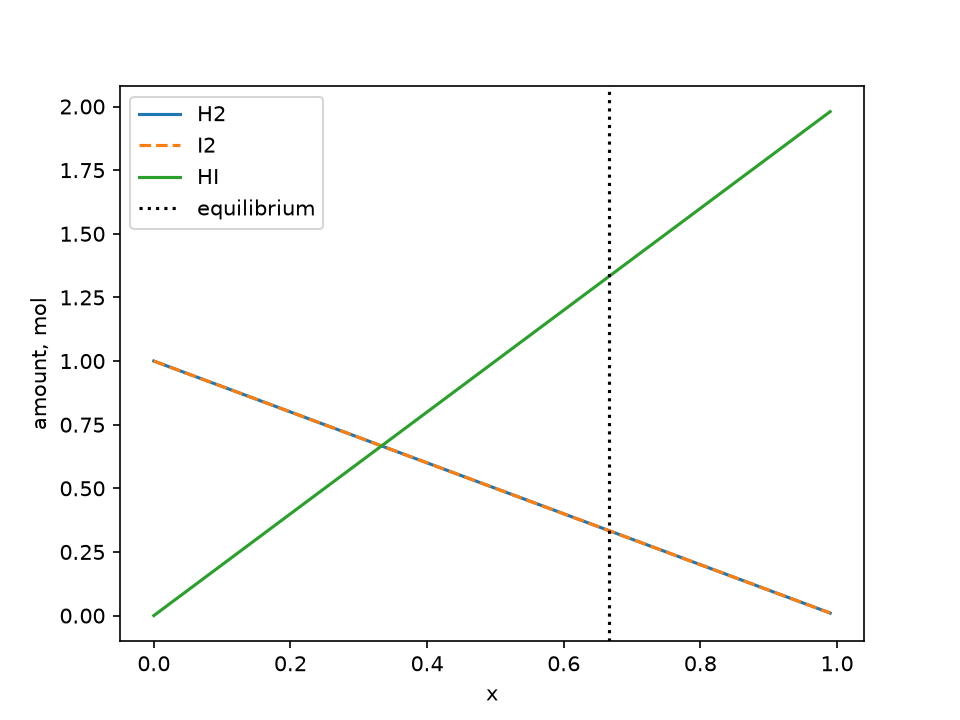

The Python source for this figure:
"""
PW2 Lab B Part 3 -- fit a reaction's rate constant to measured data.

A first-order reaction decays as  C(t) = C0 * exp(-k*t).  You have noisy
concentration-vs-time measurements; find the k that best matches them.
Complete the TODOs. Run:  python kinetics.py
"""
import numpy as np
import matplotlib.pyplot as plt
from scipy.optimize import minimize

# TODO 1: read kinetics.csv (columns time, concentration) into arrays t, C.
#         Set C0 = the first concentration.

# TODO 2: write total_error(k) = sum of (measured - C0*exp(-k*t))^2.
#         This is the "how bad" number: small when the model matches the data.

# TODO 3: minimise total_error with scipy.optimize.minimize (method "SLSQP",
#         bounds [(0, 5)], start x0=0.5). Print the fitted k.

# TODO 4: plot the measured data (points) and your fitted curve (line) together.
#         Save as kinetics.png.

import numpy as np
import matplotlib.pyplot as plt
from scipy.optimize import newton, minimize

K = 16

def k_imbalance(x):
    return (2*x)**2/((1 - x)*(1 - x)) - K

x_newton = newton(k_imbalance, 0.5)

res = minimize(lambda v: k_imbalance(v[0])**2, x0=[0.5],
               method="SLSQP", bounds=[(0, 0.99)])
x_slsqp = res.x[0]

print("Newton:", x_newton)
print("SLSQP:", x_slsqp)
print("H2 = I2 =", 1 - x_newton)
print("HI =", 2*x_newton)

xs = np.linspace(0, 0.99, 300)
plt.plot(xs, 1 - xs, label="H2")
plt.plot(xs, 1 - xs, "--", label="I2")
plt.plot(xs, 2*xs, label="HI")
plt.axvline(x_newton, color="k", linestyle=":", label="equilibrium")
plt.xlabel("x")
plt.ylabel("amount, mol")
plt.legend()
plt.savefig("equilibrium.png", dpi=150)
